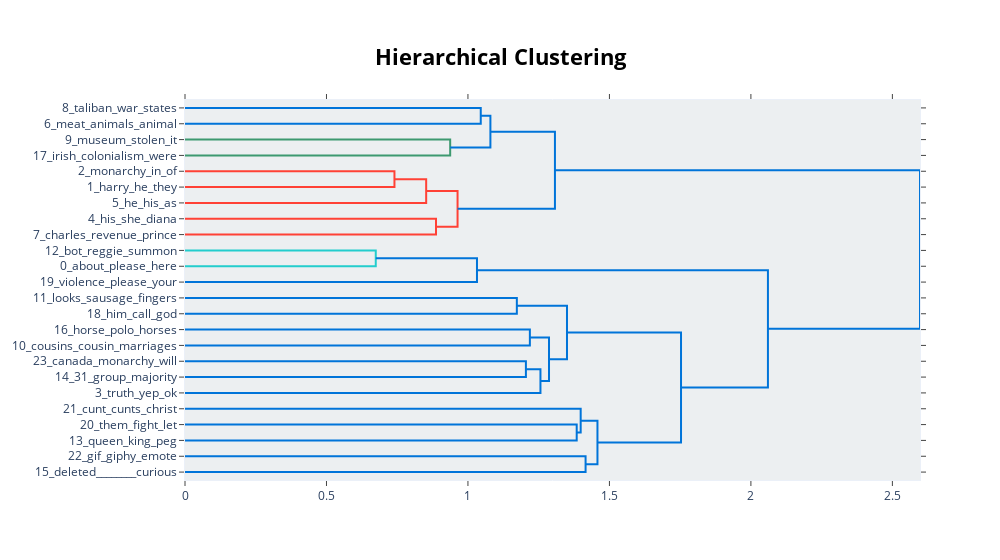

Notebook cell for this chart:
### Code cell
BERTopic_model.visualize_hierarchy(top_n_topics=100)

### Figure 1 — Plotly figure (JSON) as saved in the notebook; plotly's stock layout.template omitted (floating-point values rounded to 4 significant figures)
{"data": [{"hoverinfo": "text", "marker": {"color": "rgb(0,116,217)"}, "mode": "lines", "type": "scatter", "x": [0, 1.045, 1.045, 0], "xaxis": "x", "y": [-5, -5, -15, -15], "yaxis": "y"}, {"hoverinfo": "text", "marker": {"color": "rgb(61,153,112)"}, "mode": "lines", "type": "scatter", "x": [0, 0.9372, 0.9372, 0], "xaxis": "x", "y": [-25, -25, -35, -35], "yaxis": "y"}, {"hoverinfo": "text", "marker": {"color": "rgb(0,116,217)"}, "mode": "lines", "type": "scatter", "x": [1.045, 1.079, 1.079, 0.9372], "xaxis": "x", "y": [-10, -10, -30, -30], "yaxis": "y"}, {"hoverinfo": "text", "marker": {"color": "rgb(255,65,54)"}, "mode": "lines", "type": "scatter", "x": [0, 0.7402, 0.7402, 0], "xaxis": "x", "y": [-45, -45, -55, -55], "yaxis": "y"}, {"hoverinfo": "text", "marker": {"color": "rgb(255,65,54)"}, "mode": "lines", "type": "scatter", "x": [0.7402, 0.8523, 0.8523, 0], "xaxis": "x", "y": [-50, -50, -65, -65], "yaxis": "y"}, {"hoverinfo": "text", "marker": {"color": "rgb(255,65,54)"}, "mode": "lines", "type": "scatter", "x": [0, 0.8871, 0.8871, 0], "xaxis": "x", "y": [-75, -75, -85, -85], "yaxis": "y"}, {"hoverinfo": "text", "marker": {"color": "rgb(255,65,54)"}, "mode": "lines", "type": "scatter", "x": [0.8523, 0.9633, 0.9633, 0.8871], "xaxis": "x", "y": [-57.5, -57.5, -80, -80], "yaxis": "y"}, {"hoverinfo": "text", "marker": {"color": "rgb(0,116,217)"}, "mode": "lines", "type": "scatter", "x": [1.079, 1.307, 1.307, 0.9633], "xaxis": "x", "y": [-20, -20, -68.75, -68.75], "yaxis": "y"}, {"hoverinfo": "text", "marker": {"color": "rgb(35,205,205)"}, "mode": "lines", "type": "scatter", "x": [0, 0.6742, 0.6742, 0], "xaxis": "x", "y": [-95, -95, -105, -105], "yaxis": "y"}, {"hoverinfo": "text", "marker": {"color": "rgb(0,116,217)"}, "mode": "lines", "type": "scatter", "x": [0.6742, 1.032, 1.032, 0], "xaxis": "x", "y": [-100, -100, -115, -115], "yaxis": "y"}, {"hoverinfo": "text", "marker": {"color": "rgb(0,116,217)"}, "mode": "lines", "type": "scatter", "x": [0, 1.173, 1.173, 0], "xaxis": "x", "y": [-125, -125, -135, -135], "yaxis": "y"}, {"hoverinfo": "text", "marker": {"color": "rgb(0,116,217)"}, "mode": "lines", "type": "scatter", "x": [0, 1.219, 1.219, 0], "xaxis": "x", "y": [-145, -145, -155, -155], "yaxis": "y"}, {"hoverinfo": "text", "marker": {"color": "rgb(0,116,217)"}, "mode": "lines", "type": "scatter", "x": [0, 1.205, 1.205, 0], "xaxis": "x", "y": [-165, -165, -175, -175], "yaxis": "y"}, {"hoverinfo": "text", "marker": {"color": "rgb(0,116,217)"}, "mode": "lines", "type": "scatter", "x": [1.205, 1.256, 1.256, 0], "xaxis": "x", "y": [-170, -170, -185, -185], "yaxis": "y"}, {"hoverinfo": "text", "marker": {"color": "rgb(0,116,217)"}, "mode": "lines", "type": "scatter", "x": [1.219, 1.286, 1.286, 1.256], "xaxis": "x", "y": [-150, -150, -177.5, -177.5], "yaxis": "y"}, {"hoverinfo": "text", "marker": {"color": "rgb(0,116,217)"}, "mode": "lines", "type": "scatter", "x": [1.173, 1.35, 1.35, 1.286], "xaxis": "x", "y": [-130, -130, -163.8, -163.8], "yaxis": "y"}, {"hoverinfo": "text", "marker": {"color": "rgb(0,116,217)"}, "mode": "lines", "type": "scatter", "x": [0, 1.384, 1.384, 0], "xaxis": "x", "y": [-205, -205, -215, -215], "yaxis": "y"}, {"hoverinfo": "text", "marker": {"color": "rgb(0,116,217)"}, "mode": "lines", "type": "scatter", "x": [0, 1.398, 1.398, 1.384], "xaxis": "x", "y": [-195, -195, -210, -210], "yaxis": "y"}, {"hoverinfo": "text", "marker": {"color": "rgb(0,116,217)"}, "mode": "lines", "type": "scatter", "x": [0, 1.416, 1.416, 0], "xaxis": "x", "y": [-225, -225, -235, -235], "yaxis": "y"}, {"hoverinfo": "text", "marker": {"color": "rgb(0,116,217)"}, "mode": "lines", "type": "scatter", "x": [1.398, 1.458, 1.458, 1.416], "xaxis": "x", "y": [-202.5, -202.5, -230, -230], "yaxis": "y"}, {"hoverinfo": "text", "marker": {"color": "rgb(0,116,217)"}, "mode": "lines", "type": "scatter", "x": [1.35, 1.753, 1.753, 1.458], "xaxis": "x", "y": [-146.9, -146.9, -216.2, -216.2], "yaxis": "y"}, {"hoverinfo": "text", "marker": {"color": "rgb(0,116,217)"}, "mode": "lines", "type": "scatter", "x": [1.032, 2.06, 2.06, 1.753], "xaxis": "x", "y": [-107.5, -107.5, -181.6, -181.6], "yaxis": "y"}, {"hoverinfo": "text", "marker": {"color": "rgb(0,116,217)"}, "mode": "lines", "type": "scatter", "x": [1.307, 2.598, 2.598, 2.06], "xaxis": "x", "y": [-44.38, -44.38, -144.5, -144.5], "yaxis": "y"}], "layout": {"autosize": false, "height": 560, "hoverlabel": {"bgcolor": "white", "font": {"family": "Rockwell", "size": 16}}, "hovermode": "closest", "plot_bgcolor": "#ECEFF1", "showlegend": false, "title": {"font": {"color": "Black", "size": 22}, "text": "<b>Hierarchical Clustering", "x": 0.5, "xanchor": "center", "yanchor": "top"}, "width": 1000, "xaxis": {"autorange": true, "mirror": "allticks", "range": [0, 2.598], "rangemode": "tozero", "showgrid": false, "showline": true, "showticklabels": true, "ticks": "outside", "type": "linear", "zeroline": false}, "yaxis": {"mirror": "allticks", "range": [-240, 0], "rangemode": "tozero", "showgrid": false, "showline": true, "showticklabels": true, "tickmode": "array", "ticks": "outside", "ticktext": ["8_taliban_war_states", "6_meat_animals_animal", "9_museum_stolen_it", "17_irish_colonialism_were", "2_monarchy_in_of", "1_harry_he_they", "5_he_his_as", "4_his_she_diana", "7_charles_revenue_prince", "12_bot_reggie_summon", "0_about_please_here", "19_violence_please_your", "11_looks_sausage_fingers", "18_him_call_god", "16_horse_polo_horses", "10_cousins_cousin_marriages", "23_canada_monarchy_will", "14_31_group_majority", "3_truth_yep_ok", "21_cunt_cunts_christ", "20_them_fight_let", "13_queen_king_peg", "22_gif_giphy_emote", "15_deleted________curious"], "tickvals": [-5, -15, -25, -35, -45, -55, -65, -75, -85, -95, -105, -115, -125, -135, -145, -155, -165, -175, -185, -195, -205, -215, -225, -235], "type": "linear", "zeroline": false}}}
